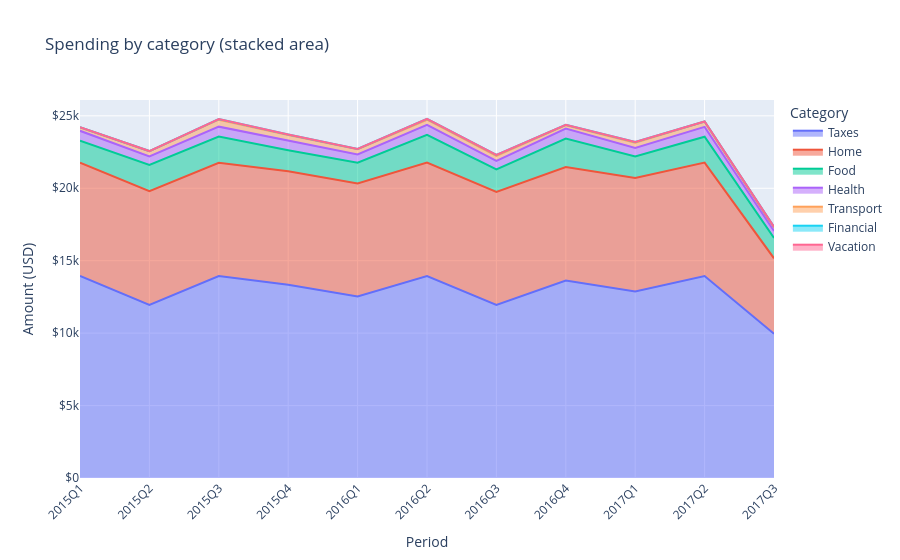

The notebook cell saved with this chart:
### Code cell
stacked_area_from_wide(expenses_pivot_l1_USD).show()

### Figure 1 — Plotly figure (JSON) as saved in the notebook; plotly's stock layout.template omitted (floating-point values rounded to 4 significant figures)
{"data": [{"fillpattern": {"shape": ""}, "hovertemplate": "variable=Taxes<br>Period=%{x}<br>Amount (USD)=%{y}<extra></extra>", "legendgroup": "Taxes", "line": {"color": "#636efa"}, "marker": {"symbol": "circle"}, "mode": "lines", "name": "Taxes", "orientation": "v", "showlegend": true, "stackgroup": "1", "type": "scatter", "x": ["2015Q1", "2015Q2", "2015Q3", "2015Q4", "2016Q1", "2016Q2", "2016Q3", "2016Q4", "2017Q1", "2017Q2", "2017Q3"], "xaxis": "x", "y": [13950.0, 11950.0, 13950.0, 13340.0, 12520.0, 13950.0, 11950.0, 13630.0, 12870.0, 13950.0, 9961], "yaxis": "y"}, {"fillpattern": {"shape": ""}, "hovertemplate": "variable=Home<br>Period=%{x}<br>Amount (USD)=%{y}<extra></extra>", "legendgroup": "Home", "line": {"color": "#EF553B"}, "marker": {"symbol": "circle"}, "mode": "lines", "name": "Home", "orientation": "v", "showlegend": true, "stackgroup": "1", "type": "scatter", "x": ["2015Q1", "2015Q2", "2015Q3", "2015Q4", "2016Q1", "2016Q2", "2016Q3", "2016Q4", "2017Q1", "2017Q2", "2017Q3"], "xaxis": "x", "y": [7819.0, 7844.0, 7811.0, 7830.0, 7806.0, 7827.0, 7802.0, 7846.0, 7833.0, 7829.0, 5204.0], "yaxis": "y"}, {"fillpattern": {"shape": ""}, "hovertemplate": "variable=Food<br>Period=%{x}<br>Amount (USD)=%{y}<extra></extra>", "legendgroup": "Food", "line": {"color": "#00cc96"}, "marker": {"symbol": "circle"}, "mode": "lines", "name": "Food", "orientation": "v", "showlegend": true, "stackgroup": "1", "type": "scatter", "x": ["2015Q1", "2015Q2", "2015Q3", "2015Q4", "2016Q1", "2016Q2", "2016Q3", "2016Q4", "2017Q1", "2017Q2", "2017Q3"], "xaxis": "x", "y": [1523.0, 1817.0, 1818.0, 1456.0, 1428.0, 1921.0, 1546.0, 1965.0, 1494.0, 1787.0, 1406.0], "yaxis": "y"}, {"fillpattern": {"shape": ""}, "hovertemplate": "variable=Health<br>Period=%{x}<br>Amount (USD)=%{y}<extra></extra>", "legendgroup": "Health", "line": {"color": "#ab63fa"}, "marker": {"symbol": "circle"}, "mode": "lines", "name": "Health", "orientation": "v", "showlegend": true, "stackgroup": "1", "type": "scatter", "x": ["2015Q1", "2015Q2", "2015Q3", "2015Q4", "2016Q1", "2016Q2", "2016Q3", "2016Q4", "2017Q1", "2017Q2", "2017Q3"], "xaxis": "x", "y": [678.3, 581.4, 678.3, 678.3, 581.4, 678.3, 581.4, 678.3, 581.4, 678.3, 484.5], "yaxis": "y"}, {"fillpattern": {"shape": ""}, "hovertemplate": "variable=Transport<br>Period=%{x}<br>Amount (USD)=%{y}<extra></extra>", "legendgroup": "Transport", "line": {"color": "#FFA15A"}, "marker": {"symbol": "circle"}, "mode": "lines", "name": "Transport", "orientation": "v", "showlegend": true, "stackgroup": "1", "type": "scatter", "x": ["2015Q1", "2015Q2", "2015Q3", "2015Q4", "2016Q1", "2016Q2", "2016Q3", "2016Q4", "2017Q1", "2017Q2", "2017Q3"], "xaxis": "x", "y": [240, 360, 480, 360, 360, 360, 360, 240, 360, 360, 240], "yaxis": "y"}, {"fillpattern": {"shape": ""}, "hovertemplate": "variable=Financial<br>Period=%{x}<br>Amount (USD)=%{y}<extra></extra>", "legendgroup": "Financial", "line": {"color": "#19d3f3"}, "marker": {"symbol": "circle"}, "mode": "lines", "name": "Financial", "orientation": "v", "showlegend": true, "stackgroup": "1", "type": "scatter", "x": ["2015Q1", "2015Q2", "2015Q3", "2015Q4", "2016Q1", "2016Q2", "2016Q3", "2016Q4", "2017Q1", "2017Q2", "2017Q3"], "xaxis": "x", "y": [12, 12, 47.8, 47.8, 12, 56.75, 65.7, 20.95, 56.75, 12, 38.85], "yaxis": "y"}, {"fillpattern": {"shape": ""}, "hovertemplate": "variable=Vacation<br>Period=%{x}<br>Amount (USD)=%{y}<extra></extra>", "legendgroup": "Vacation", "line": {"color": "#FF6692"}, "marker": {"symbol": "circle"}, "mode": "lines", "name": "Vacation", "orientation": "v", "showlegend": true, "stackgroup": "1", "type": "scatter", "x": ["2015Q1", "2015Q2", "2015Q3", "2015Q4", "2016Q1", "2016Q2", "2016Q3", "2016Q4", "2017Q1", "2017Q2", "2017Q3"], "xaxis": "x", "y": [0, 0, 0, 0, 0, 0, 0, 0, 0, 0, 0], "yaxis": "y"}], "layout": {"hovermode": "x unified", "legend": {"title": {"text": "Category"}, "tracegroupgap": 0}, "title": {"text": "Spending by category (stacked area)"}, "xaxis": {"anchor": "y", "domain": [0, 1], "tickangle": -45, "title": {"text": "Period"}}, "yaxis": {"anchor": "x", "domain": [0, 1], "tickprefix": "$", "title": {"text": "Amount (USD)"}}}}
